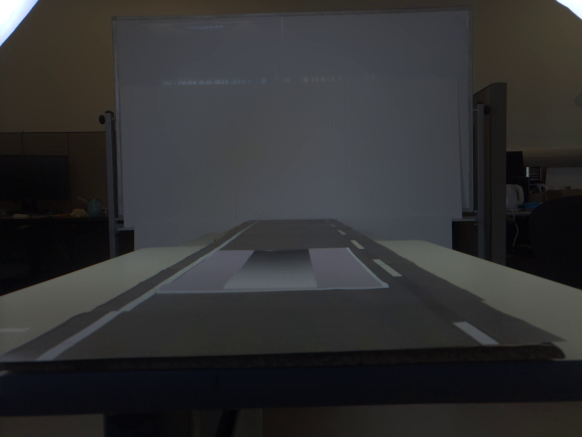
#> input picture data/img_physical_world_pallet.png, 1164 x 874 px (shown at 1/2 size)
$ jupyter execute Color_map_creation_for_physical_world_exp.ipynb   (shell and % lines are left out)
#> lines starting #> are read from the running program, lines starting #| are printed output that depends on the picture
# Color Mapping Creation for Miniature-Scale Physical-World Experiment

[cell 1]
import numpy as np
import pandas as pd
import cv2
import matplotlib.pyplot as plt

# STEP1: Capture a gray-scale pallet

Since the DRP attack uses only grayscale perturbations, we need to know what color the camera perceives grayscale to be. Thus, we prepare a gray-scale pallet containg all 256 (8-bit) grayscale colors and capture it.

[cell 2]
### Gray scale pallet
patch = np.zeros((255 * 10, 1000), dtype=np.uint8)
for i in range(0, 255):
    patch[i*10: (i+1) * 10] = i
plt.imshow(patch, cmap='gray')
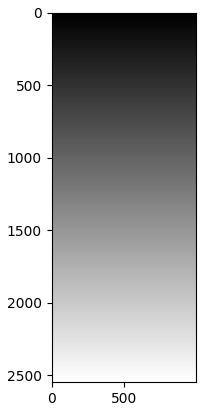
#> figure drawn by matplotlib, 1 panel

[cell 3]
### Capture it in a camera (OpenPilot dashcam)
img = cv2.cvtColor(cv2.imread('data/img_physical_world_pallet.png'), cv2.COLOR_BGR2RGB)
plt.imshow(img)

# STEP2: Extract color mappings

[cell 4]
img = cv2.cvtColor(img, cv2.COLOR_BGR2RGB)
#> img is the input picture: shape (874, 1164, 3); mean B, G, R 49.7, 48.9, 48.9
bev = img[510:575, 560:600]
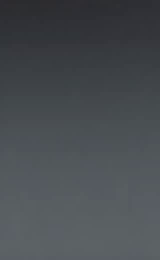
#> bev: shape (65, 40, 3) (shown 4 times larger); mean B, G, R 80.6, 76.6, 72.1
plt.imshow(bev)
plt.title('Observed grayscale color pallet')
plt.imshow(bev)
plt.show()
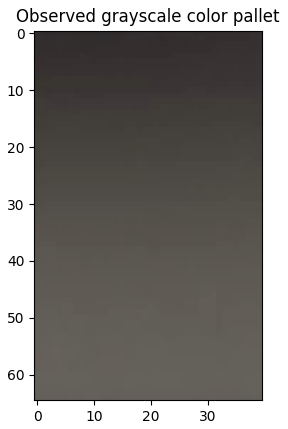
#> figure drawn by matplotlib, 1 panel; B, G, R data is drawn as R, G, B

[cell 5]
df = pd.DataFrame(bev.mean(axis=1), columns=['R','G','B'])#.plot(style=['r', 'g', 'b'])
#> df = table of 65 rows and 3 columns
df['source'] = np.round((df.index.values / df.shape[0] * 256)).astype(int)
df = df.groupby('source').mean().astype(int)
df['X'] = df.index.values
df['mean'] = np.round(df[['R','G','B']].mean(axis=1)).astype(int)
df.plot(style=['r', 'g', 'b', 'y'])
plt.ylabel('Target color')
plt.xlabel('Source color')
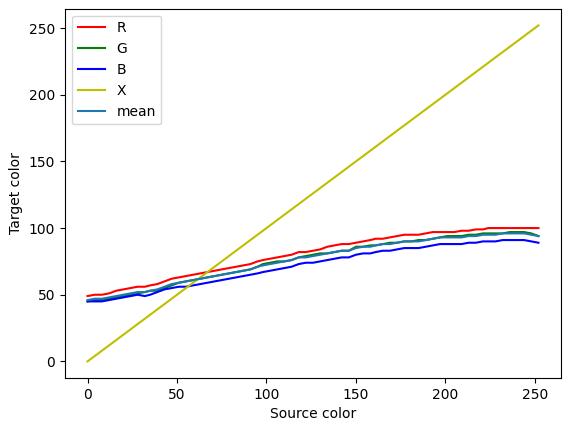
#> figure drawn by matplotlib, 1 panel; curve peaks at x = 224, y = 100; curve peaks at x = 236, y = 97; curve peaks at x = 232, y = 91

The yellow line is the case that the obserbed colors and the prited pallee colors are the same. As shown, the colors less than 50 are obserbed brighter. The colors over 50 are observed darker. If you change the lighting conditions or the printer, this color mapping will be different.

# STEP3: Complete all 256 grayscale color mappings

[cell 6]
from scipy.interpolate import UnivariateSpline
tmp = df[['mean']].reset_index().groupby('mean', as_index=False)['source'].min().rename({'mean': 'target'}, axis=1)#.set_index('source')#.reindex(np.arange(256))
#> tmp = table of 46 rows and 2 columns

sp = UnivariateSpline(tmp['source'], tmp['target'], k=3)
#map_sim2patch = map_sim2patch.fillna(method='ffill').fillna(method='bfill')

source = np.arange(256)
target = sp(source).astype(np.uint8)
#> target = 256 values, max 95 at index 223, min 45 at index 0, mean 75.78
df_sim2patch = pd.DataFrame({
    'source': source,
    'target': target
})
#> df_sim2patch = table of 256 rows and 2 columns

[cell 7]
df_sim2patch.set_index('source').plot()
plt.ylabel('Target color')
plt.xlabel('Source color')
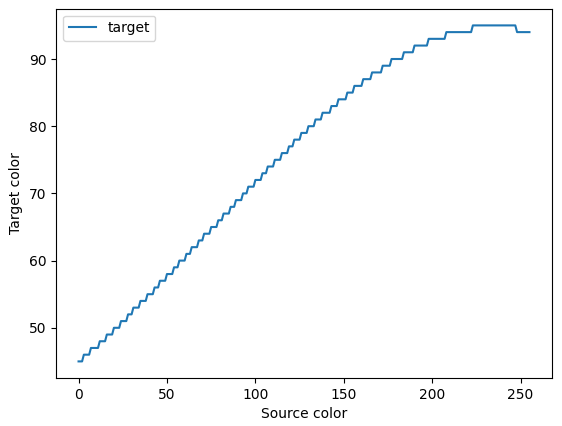
#> figure drawn by matplotlib, 1 panel; curve peaks at x = 223, y = 95

# STEP4: Replace colors in patch based on color mapping

[cell 8]
raw_patch = cv2.cvtColor(cv2.imread('data/patch_for_physical_before_color_change.png'), cv2.COLOR_BGR2RGB)
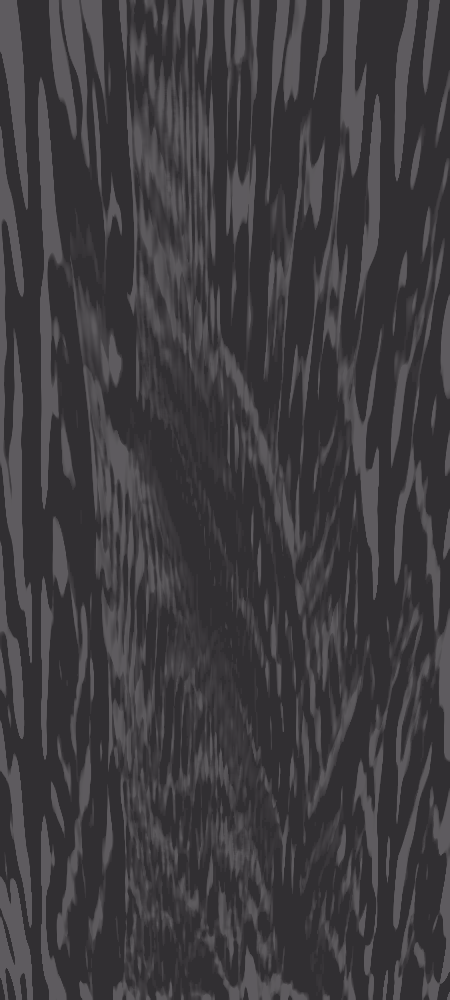
#> input picture data/patch_for_physical_before_color_change.png, 450 x 1000 px

# Since above color mapping is not so accurate, I prepare more accurate color mapping for base color.
base_color = np.array([49, 47, 50])
observed_base_color = np.array([93.69449545, 92.59961091, 89.35799455])

plt.title('Raw patch before color replacment with out lane lines')
plt.imshow(raw_patch)
plt.axis('off')
plt.show()

[cell 9]
scale = 5
left_lane_pos = 2.5
right_lane_pos = 38
LANE_WIDTH = 1.5

map_sim2patch = df_sim2patch.set_index('target')['source'].to_dict()
#> map_sim2patch = 51 items

patch = raw_patch.clip(df_sim2patch['target'].min(), df_sim2patch['target'].max())

for i in range(patch.shape[0]):
    for j in range(patch.shape[1]):
        # base color and darker than base color use the base color mapping since the perturbation is always brighter than base color.
        if np.abs(base_color - patch[i, j]).sum() > 0 and map_sim2patch[patch[i, j].max()] > np.min(observed_base_color):
            patch[i, j] = [map_sim2patch[patch[i, j, 0]]] * 3
        else:
            patch[i, j] = observed_base_color
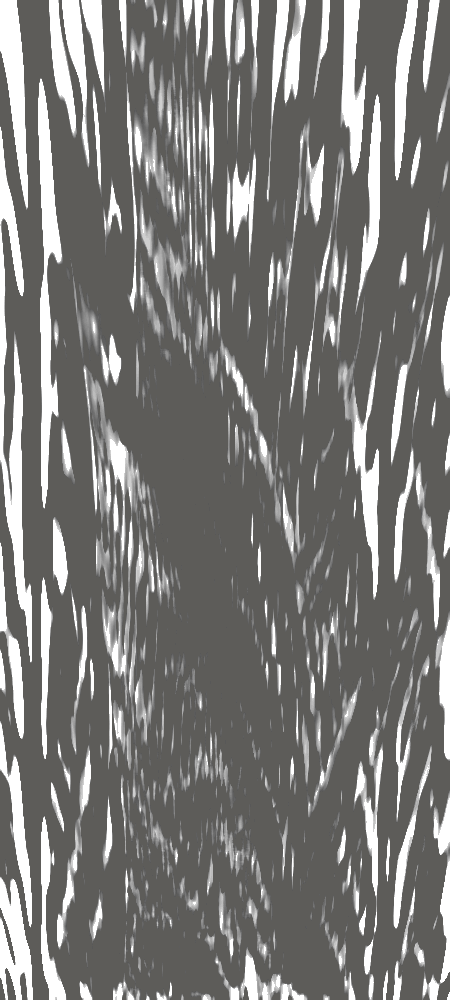
#> patch: shape (1000, 450, 3); mean R, G, B 122.3, 121.6, 119.5

# Drawing lane lines
patch[:, int(left_lane_pos * scale)*2:int((left_lane_pos + LANE_WIDTH) * scale)*2] = 220

patch[0*scale * 2:25 * scale * 2, right_lane_pos * scale * 2:int((right_lane_pos + LANE_WIDTH) * scale) *2] = 220
patch[40*scale * 2:60 * scale * 2, right_lane_pos * scale * 2:int((right_lane_pos + LANE_WIDTH) * scale) * 2] = 220
patch[78*scale * 2:96 * scale * 2, right_lane_pos * scale * 2:int((right_lane_pos + LANE_WIDTH) * scale) * 2] = 220
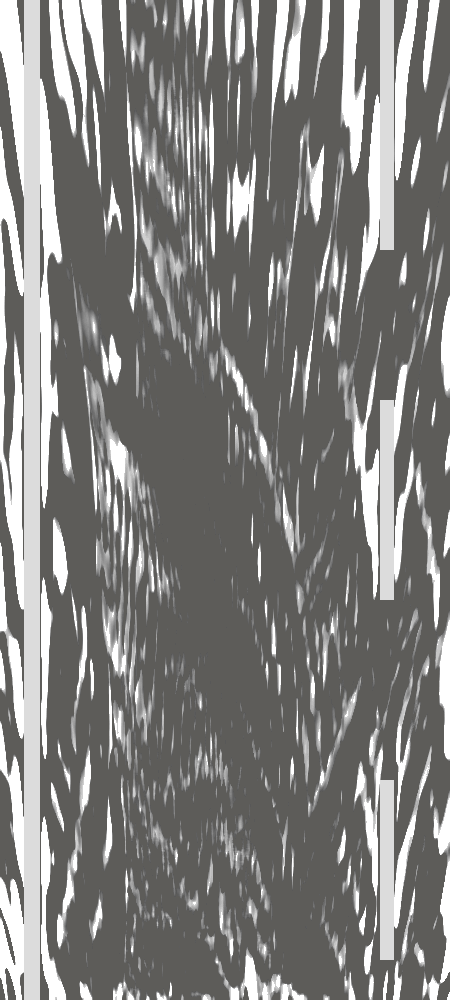
#> patch: shape (1000, 450, 3); mean R, G, B 128.7, 128, 126.1

patch = np.uint8(patch)

plt.title('Patch after color replacment')
plt.imshow(patch)
plt.axis('off')
plt.show()
